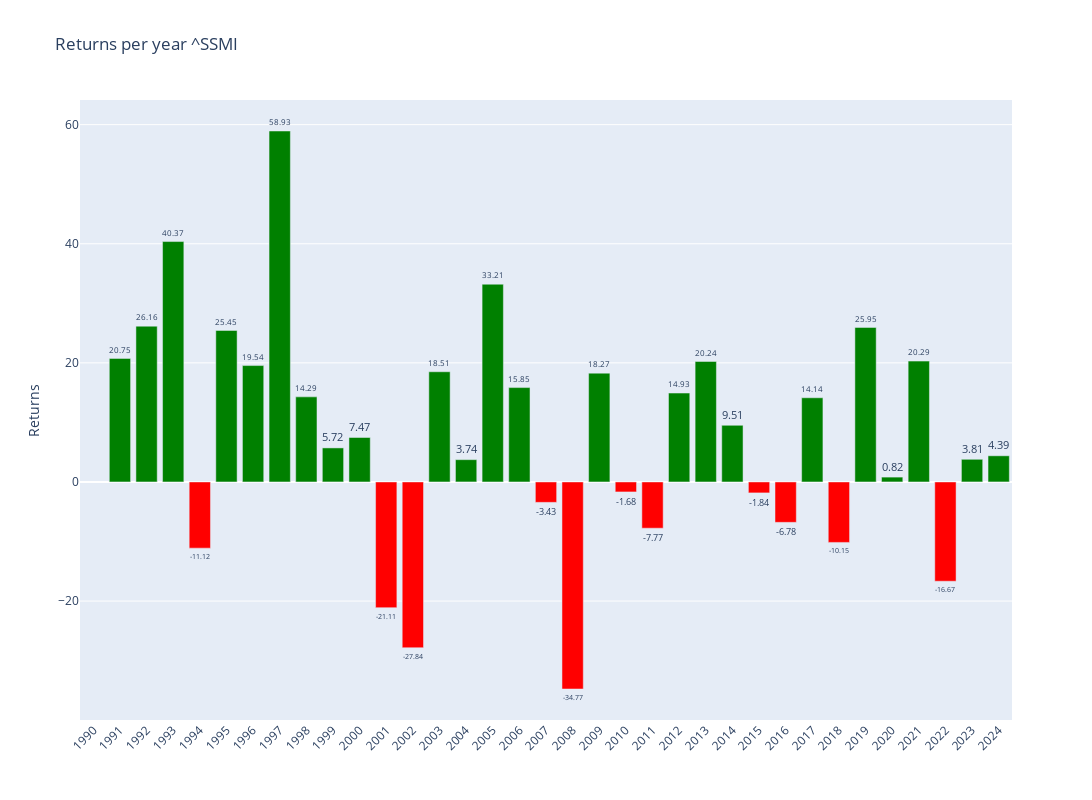

Notebook cell for this chart:
### Code cell
# Plotly
fig = make_subplots()

# Add colors
colors = ['green' if x >= 0 else 'red' for x in annual_data['Return']]

# Graph (1,1)
fig.add_trace(go.Bar(y=annual_data['Return'],x=annual_data['Return'].index,text=round(annual_data['Return'],2),textposition='outside',marker_color=colors,hoverinfo='skip'),row=1,col=1)

# Update xaxis properties
fig.update_yaxes(title_text="Returns", row=1, col=1)

fig.update_layout(xaxis=dict(tickvals=annual_data.index,tickangle=-45),height=800, width=1300,title=f"Returns per year {ticker}")

fig.show()

### Figure 1 — Plotly figure (JSON) as saved in the notebook; plotly's stock layout.template omitted (floating-point values rounded to 4 significant figures)
{"data": [{"hoverinfo": "skip", "marker": {"color": ["red", "green", "green", "green", "red", "green", "green", "green", "green", "green", "green", "red", "red", "green", "green", "green", "green", "red", "red", "green", "red", "red", "green", "green", "green", "red", "red", "green", "red", "green", "green", "green", "red", "green", "green"]}, "text": [null, 20.75, 26.16, 40.37, -11.12, 25.45, 19.54, 58.93, 14.29, 5.72, 7.47, -21.11, -27.84, 18.51, 3.74, 33.21, 15.85, -3.43, -34.77, 18.27, -1.68, -7.77, 14.93, 20.24, 9.51, -1.84, -6.78, 14.14, -10.15, 25.95, 0.82, 20.29, -16.67, 3.81, 4.39], "textposition": "outside", "type": "bar", "x": [1990, 1991, 1992, 1993, 1994, 1995, 1996, 1997, 1998, 1999, 2000, 2001, 2002, 2003, 2004, 2005, 2006, 2007, 2008, 2009, 2010, 2011, 2012, 2013, 2014, 2015, 2016, 2017, 2018, 2019, 2020, 2021, 2022, 2023, 2024], "xaxis": "x", "y": [null, 20.75, 26.16, 40.37, -11.12, 25.45, 19.54, 58.93, 14.29, 5.717, 7.468, -21.11, -27.84, 18.51, 3.743, 33.21, 15.85, -3.428, -34.77, 18.27, -1.678, -7.766, 14.93, 20.24, 9.513, -1.84, -6.784, 14.14, -10.15, 25.95, 0.8154, 20.29, -16.67, 3.806, 4.393], "yaxis": "y"}], "layout": {"height": 800, "title": {"text": "Returns per year ^SSMI"}, "width": 1300, "xaxis": {"anchor": "y", "domain": [0, 1], "tickangle": -45, "tickvals": [1990, 1991, 1992, 1993, 1994, 1995, 1996, 1997, 1998, 1999, 2000, 2001, 2002, 2003, 2004, 2005, 2006, 2007, 2008, 2009, 2010, 2011, 2012, 2013, 2014, 2015, 2016, 2017, 2018, 2019, 2020, 2021, 2022, 2023, 2024]}, "yaxis": {"anchor": "x", "domain": [0, 1], "title": {"text": "Returns"}}}}
